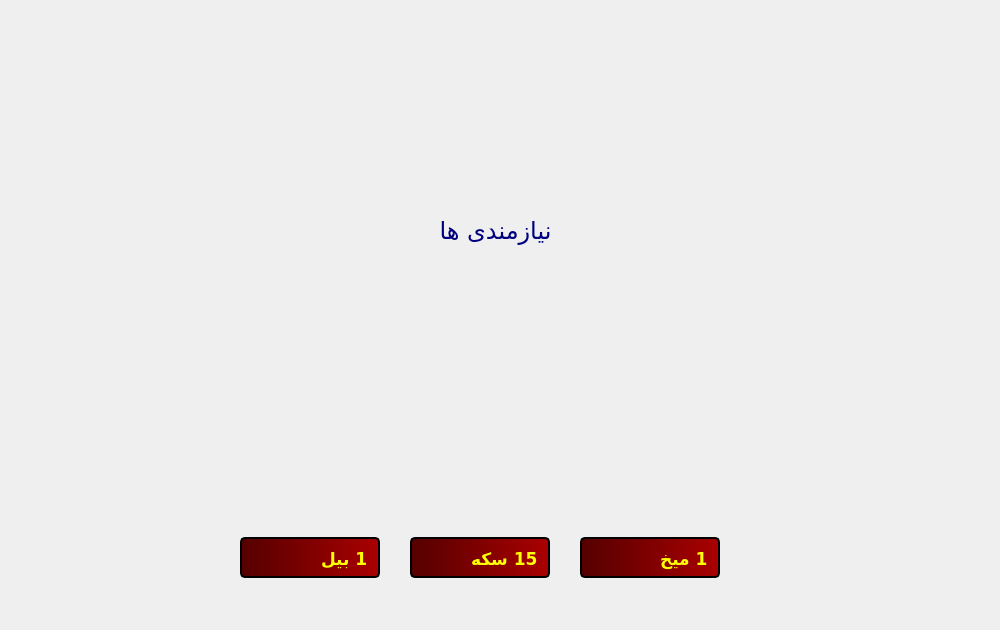
<?xml version="1.0" encoding="UTF-8"?>
<ui version="4.0">
 <class>lockHayFarm</class>
 <widget class="QWidget" name="lockHayFarm">
  <property name="geometry">
   <rect>
    <x>0</x>
    <y>0</y>
    <width>1000</width>
    <height>630</height>
   </rect>
  </property>
  <property name="windowTitle">
   <string>Lavender</string>
  </property>
  <property name="windowIcon">
   <iconset resource="pic.qrc">
    <normaloff>:/tools/otherPic/icon.png</normaloff>:/tools/otherPic/icon.png</iconset>
  </property>
  <property name="styleSheet">
   <string notr="true">QPushButton:pressed{
background-color: transparent;
}</string>
  </property>
  <widget class="QLineEdit" name="coinShow">
   <property name="geometry">
    <rect>
     <x>410</x>
     <y>537</y>
     <width>140</width>
     <height>41</height>
    </rect>
   </property>
   <property name="palette">
    <palette>
     <active>
      <colorrole role="WindowText">
       <brush brushstyle="SolidPattern">
        <color alpha="255">
         <red>255</red>
         <green>255</green>
         <blue>0</blue>
        </color>
       </brush>
      </colorrole>
      <colorrole role="Button">
       <brush brushstyle="LinearGradientPattern">
        <gradient startx="0.000000000000000" starty="0.000000000000000" endx="1.000000000000000" endy="0.000000000000000" type="LinearGradient" spread="ReflectSpread" coordinatemode="ObjectBoundingMode">
         <gradientstop position="0.000000000000000">
          <color alpha="255">
           <red>85</red>
           <green>0</green>
           <blue>0</blue>
          </color>
         </gradientstop>
         <gradientstop position="1.000000000000000">
          <color alpha="255">
           <red>170</red>
           <green>0</green>
           <blue>0</blue>
          </color>
         </gradientstop>
        </gradient>
       </brush>
      </colorrole>
      <colorrole role="Text">
       <brush brushstyle="SolidPattern">
        <color alpha="255">
         <red>255</red>
         <green>255</green>
         <blue>0</blue>
        </color>
       </brush>
      </colorrole>
      <colorrole role="ButtonText">
       <brush brushstyle="SolidPattern">
        <color alpha="255">
         <red>255</red>
         <green>255</green>
         <blue>0</blue>
        </color>
       </brush>
      </colorrole>
      <colorrole role="Base">
       <brush brushstyle="LinearGradientPattern">
        <gradient startx="0.000000000000000" starty="0.000000000000000" endx="1.000000000000000" endy="0.000000000000000" type="LinearGradient" spread="ReflectSpread" coordinatemode="ObjectBoundingMode">
         <gradientstop position="0.000000000000000">
          <color alpha="255">
           <red>85</red>
           <green>0</green>
           <blue>0</blue>
          </color>
         </gradientstop>
         <gradientstop position="1.000000000000000">
          <color alpha="255">
           <red>170</red>
           <green>0</green>
           <blue>0</blue>
          </color>
         </gradientstop>
        </gradient>
       </brush>
      </colorrole>
      <colorrole role="Window">
       <brush brushstyle="LinearGradientPattern">
        <gradient startx="0.000000000000000" starty="0.000000000000000" endx="1.000000000000000" endy="0.000000000000000" type="LinearGradient" spread="ReflectSpread" coordinatemode="ObjectBoundingMode">
         <gradientstop position="0.000000000000000">
          <color alpha="255">
           <red>85</red>
           <green>0</green>
           <blue>0</blue>
          </color>
         </gradientstop>
         <gradientstop position="1.000000000000000">
          <color alpha="255">
           <red>170</red>
           <green>0</green>
           <blue>0</blue>
          </color>
         </gradientstop>
        </gradient>
       </brush>
      </colorrole>
      <colorrole role="PlaceholderText">
       <brush brushstyle="SolidPattern">
        <color alpha="128">
         <red>127</red>
         <green>127</green>
         <blue>127</blue>
        </color>
       </brush>
      </colorrole>
     </active>
     <inactive>
      <colorrole role="WindowText">
       <brush brushstyle="SolidPattern">
        <color alpha="255">
         <red>255</red>
         <green>255</green>
         <blue>0</blue>
        </color>
       </brush>
      </colorrole>
      <colorrole role="Button">
       <brush brushstyle="LinearGradientPattern">
        <gradient startx="0.000000000000000" starty="0.000000000000000" endx="1.000000000000000" endy="0.000000000000000" type="LinearGradient" spread="ReflectSpread" coordinatemode="ObjectBoundingMode">
         <gradientstop position="0.000000000000000">
          <color alpha="255">
           <red>85</red>
           <green>0</green>
           <blue>0</blue>
          </color>
         </gradientstop>
         <gradientstop position="1.000000000000000">
          <color alpha="255">
           <red>170</red>
           <green>0</green>
           <blue>0</blue>
          </color>
         </gradientstop>
        </gradient>
       </brush>
      </colorrole>
      <colorrole role="Text">
       <brush brushstyle="SolidPattern">
        <color alpha="255">
         <red>255</red>
         <green>255</green>
         <blue>0</blue>
        </color>
       </brush>
      </colorrole>
      <colorrole role="ButtonText">
       <brush brushstyle="SolidPattern">
        <color alpha="255">
         <red>255</red>
         <green>255</green>
         <blue>0</blue>
        </color>
       </brush>
      </colorrole>
      <colorrole role="Base">
       <brush brushstyle="LinearGradientPattern">
        <gradient startx="0.000000000000000" starty="0.000000000000000" endx="1.000000000000000" endy="0.000000000000000" type="LinearGradient" spread="ReflectSpread" coordinatemode="ObjectBoundingMode">
         <gradientstop position="0.000000000000000">
          <color alpha="255">
           <red>85</red>
           <green>0</green>
           <blue>0</blue>
          </color>
         </gradientstop>
         <gradientstop position="1.000000000000000">
          <color alpha="255">
           <red>170</red>
           <green>0</green>
           <blue>0</blue>
          </color>
         </gradientstop>
        </gradient>
       </brush>
      </colorrole>
      <colorrole role="Window">
       <brush brushstyle="LinearGradientPattern">
        <gradient startx="0.000000000000000" starty="0.000000000000000" endx="1.000000000000000" endy="0.000000000000000" type="LinearGradient" spread="ReflectSpread" coordinatemode="ObjectBoundingMode">
         <gradientstop position="0.000000000000000">
          <color alpha="255">
           <red>85</red>
           <green>0</green>
           <blue>0</blue>
          </color>
         </gradientstop>
         <gradientstop position="1.000000000000000">
          <color alpha="255">
           <red>170</red>
           <green>0</green>
           <blue>0</blue>
          </color>
         </gradientstop>
        </gradient>
       </brush>
      </colorrole>
      <colorrole role="PlaceholderText">
       <brush brushstyle="SolidPattern">
        <color alpha="128">
         <red>127</red>
         <green>127</green>
         <blue>127</blue>
        </color>
       </brush>
      </colorrole>
     </inactive>
     <disabled>
      <colorrole role="WindowText">
       <brush brushstyle="SolidPattern">
        <color alpha="255">
         <red>255</red>
         <green>255</green>
         <blue>0</blue>
        </color>
       </brush>
      </colorrole>
      <colorrole role="Button">
       <brush brushstyle="LinearGradientPattern">
        <gradient startx="0.000000000000000" starty="0.000000000000000" endx="1.000000000000000" endy="0.000000000000000" type="LinearGradient" spread="ReflectSpread" coordinatemode="ObjectBoundingMode">
         <gradientstop position="0.000000000000000">
          <color alpha="255">
           <red>85</red>
           <green>0</green>
           <blue>0</blue>
          </color>
         </gradientstop>
         <gradientstop position="1.000000000000000">
          <color alpha="255">
           <red>170</red>
           <green>0</green>
           <blue>0</blue>
          </color>
         </gradientstop>
        </gradient>
       </brush>
      </colorrole>
      <colorrole role="Text">
       <brush brushstyle="SolidPattern">
        <color alpha="255">
         <red>255</red>
         <green>255</green>
         <blue>0</blue>
        </color>
       </brush>
      </colorrole>
      <colorrole role="ButtonText">
       <brush brushstyle="SolidPattern">
        <color alpha="255">
         <red>255</red>
         <green>255</green>
         <blue>0</blue>
        </color>
       </brush>
      </colorrole>
      <colorrole role="Base">
       <brush brushstyle="LinearGradientPattern">
        <gradient startx="0.000000000000000" starty="0.000000000000000" endx="1.000000000000000" endy="0.000000000000000" type="LinearGradient" spread="ReflectSpread" coordinatemode="ObjectBoundingMode">
         <gradientstop position="0.000000000000000">
          <color alpha="255">
           <red>85</red>
           <green>0</green>
           <blue>0</blue>
          </color>
         </gradientstop>
         <gradientstop position="1.000000000000000">
          <color alpha="255">
           <red>170</red>
           <green>0</green>
           <blue>0</blue>
          </color>
         </gradientstop>
        </gradient>
       </brush>
      </colorrole>
      <colorrole role="Window">
       <brush brushstyle="LinearGradientPattern">
        <gradient startx="0.000000000000000" starty="0.000000000000000" endx="1.000000000000000" endy="0.000000000000000" type="LinearGradient" spread="ReflectSpread" coordinatemode="ObjectBoundingMode">
         <gradientstop position="0.000000000000000">
          <color alpha="255">
           <red>85</red>
           <green>0</green>
           <blue>0</blue>
          </color>
         </gradientstop>
         <gradientstop position="1.000000000000000">
          <color alpha="255">
           <red>170</red>
           <green>0</green>
           <blue>0</blue>
          </color>
         </gradientstop>
        </gradient>
       </brush>
      </colorrole>
      <colorrole role="PlaceholderText">
       <brush brushstyle="SolidPattern">
        <color alpha="128">
         <red>127</red>
         <green>127</green>
         <blue>127</blue>
        </color>
       </brush>
      </colorrole>
     </disabled>
    </palette>
   </property>
   <property name="font">
    <font>
     <family>B Koodak</family>
     <pointsize>13</pointsize>
     <weight>75</weight>
     <bold>true</bold>
    </font>
   </property>
   <property name="cursor">
    <cursorShape>ArrowCursor</cursorShape>
   </property>
   <property name="focusPolicy">
    <enum>Qt::NoFocus</enum>
   </property>
   <property name="styleSheet">
    <string notr="true">background-color: qlineargradient(spread:reflect, x1:0, y1:0, x2:1, y2:0, stop:0 rgba(85, 0, 0, 255), stop:1 rgba(170, 0, 0, 255));
color: rgb(255, 255, 0);
border:2px solid black;
border-radius:5px;
padding:6px;

</string>
   </property>
   <property name="text">
    <string>15 سکه</string>
   </property>
   <property name="maxLength">
    <number>20</number>
   </property>
   <property name="echoMode">
    <enum>QLineEdit::Normal</enum>
   </property>
   <property name="cursorPosition">
    <number>6</number>
   </property>
   <property name="alignment">
    <set>Qt::AlignLeading|Qt::AlignLeft|Qt::AlignVCenter</set>
   </property>
   <property name="dragEnabled">
    <bool>false</bool>
   </property>
   <property name="readOnly">
    <bool>true</bool>
   </property>
   <property name="cursorMoveStyle">
    <enum>Qt::LogicalMoveStyle</enum>
   </property>
   <property name="clearButtonEnabled">
    <bool>false</bool>
   </property>
  </widget>
  <widget class="QLabel" name="shovelPic">
   <property name="geometry">
    <rect>
     <x>250</x>
     <y>540</y>
     <width>35</width>
     <height>35</height>
    </rect>
   </property>
   <property name="styleSheet">
    <string notr="true">background-color: transparent;</string>
   </property>
   <property name="text">
    <string/>
   </property>
   <property name="pixmap">
    <pixmap resource="pic.qrc">:/storage/otherPic/storage/shovel.png</pixmap>
   </property>
   <property name="scaledContents">
    <bool>true</bool>
   </property>
  </widget>
  <widget class="QLabel" name="coinPic">
   <property name="geometry">
    <rect>
     <x>420</x>
     <y>540</y>
     <width>35</width>
     <height>35</height>
    </rect>
   </property>
   <property name="styleSheet">
    <string notr="true">background-color: transparent;</string>
   </property>
   <property name="text">
    <string/>
   </property>
   <property name="pixmap">
    <pixmap resource="pic.qrc">:/storage/otherPic/storage/coin.png</pixmap>
   </property>
   <property name="scaledContents">
    <bool>true</bool>
   </property>
  </widget>
  <widget class="QLabel" name="nailPic">
   <property name="geometry">
    <rect>
     <x>590</x>
     <y>540</y>
     <width>35</width>
     <height>35</height>
    </rect>
   </property>
   <property name="styleSheet">
    <string notr="true">background-color: transparent;</string>
   </property>
   <property name="text">
    <string/>
   </property>
   <property name="pixmap">
    <pixmap resource="pic.qrc">:/storage/otherPic/storage/nail.png</pixmap>
   </property>
   <property name="scaledContents">
    <bool>true</bool>
   </property>
  </widget>
  <widget class="QLineEdit" name="shovelShow">
   <property name="geometry">
    <rect>
     <x>240</x>
     <y>537</y>
     <width>140</width>
     <height>41</height>
    </rect>
   </property>
   <property name="palette">
    <palette>
     <active>
      <colorrole role="WindowText">
       <brush brushstyle="SolidPattern">
        <color alpha="255">
         <red>255</red>
         <green>255</green>
         <blue>0</blue>
        </color>
       </brush>
      </colorrole>
      <colorrole role="Button">
       <brush brushstyle="LinearGradientPattern">
        <gradient startx="0.000000000000000" starty="0.000000000000000" endx="1.000000000000000" endy="0.000000000000000" type="LinearGradient" spread="ReflectSpread" coordinatemode="ObjectBoundingMode">
         <gradientstop position="0.000000000000000">
          <color alpha="255">
           <red>85</red>
           <green>0</green>
           <blue>0</blue>
          </color>
         </gradientstop>
         <gradientstop position="1.000000000000000">
          <color alpha="255">
           <red>170</red>
           <green>0</green>
           <blue>0</blue>
          </color>
         </gradientstop>
        </gradient>
       </brush>
      </colorrole>
      <colorrole role="Text">
       <brush brushstyle="SolidPattern">
        <color alpha="255">
         <red>255</red>
         <green>255</green>
         <blue>0</blue>
        </color>
       </brush>
      </colorrole>
      <colorrole role="ButtonText">
       <brush brushstyle="SolidPattern">
        <color alpha="255">
         <red>255</red>
         <green>255</green>
         <blue>0</blue>
        </color>
       </brush>
      </colorrole>
      <colorrole role="Base">
       <brush brushstyle="LinearGradientPattern">
        <gradient startx="0.000000000000000" starty="0.000000000000000" endx="1.000000000000000" endy="0.000000000000000" type="LinearGradient" spread="ReflectSpread" coordinatemode="ObjectBoundingMode">
         <gradientstop position="0.000000000000000">
          <color alpha="255">
           <red>85</red>
           <green>0</green>
           <blue>0</blue>
          </color>
         </gradientstop>
         <gradientstop position="1.000000000000000">
          <color alpha="255">
           <red>170</red>
           <green>0</green>
           <blue>0</blue>
          </color>
         </gradientstop>
        </gradient>
       </brush>
      </colorrole>
      <colorrole role="Window">
       <brush brushstyle="LinearGradientPattern">
        <gradient startx="0.000000000000000" starty="0.000000000000000" endx="1.000000000000000" endy="0.000000000000000" type="LinearGradient" spread="ReflectSpread" coordinatemode="ObjectBoundingMode">
         <gradientstop position="0.000000000000000">
          <color alpha="255">
           <red>85</red>
           <green>0</green>
           <blue>0</blue>
          </color>
         </gradientstop>
         <gradientstop position="1.000000000000000">
          <color alpha="255">
           <red>170</red>
           <green>0</green>
           <blue>0</blue>
          </color>
         </gradientstop>
        </gradient>
       </brush>
      </colorrole>
      <colorrole role="PlaceholderText">
       <brush brushstyle="SolidPattern">
        <color alpha="128">
         <red>127</red>
         <green>127</green>
         <blue>127</blue>
        </color>
       </brush>
      </colorrole>
     </active>
     <inactive>
      <colorrole role="WindowText">
       <brush brushstyle="SolidPattern">
        <color alpha="255">
         <red>255</red>
         <green>255</green>
         <blue>0</blue>
        </color>
       </brush>
      </colorrole>
      <colorrole role="Button">
       <brush brushstyle="LinearGradientPattern">
        <gradient startx="0.000000000000000" starty="0.000000000000000" endx="1.000000000000000" endy="0.000000000000000" type="LinearGradient" spread="ReflectSpread" coordinatemode="ObjectBoundingMode">
         <gradientstop position="0.000000000000000">
          <color alpha="255">
           <red>85</red>
           <green>0</green>
           <blue>0</blue>
          </color>
         </gradientstop>
         <gradientstop position="1.000000000000000">
          <color alpha="255">
           <red>170</red>
           <green>0</green>
           <blue>0</blue>
          </color>
         </gradientstop>
        </gradient>
       </brush>
      </colorrole>
      <colorrole role="Text">
       <brush brushstyle="SolidPattern">
        <color alpha="255">
         <red>255</red>
         <green>255</green>
         <blue>0</blue>
        </color>
       </brush>
      </colorrole>
      <colorrole role="ButtonText">
       <brush brushstyle="SolidPattern">
        <color alpha="255">
         <red>255</red>
         <green>255</green>
         <blue>0</blue>
        </color>
       </brush>
      </colorrole>
      <colorrole role="Base">
       <brush brushstyle="LinearGradientPattern">
        <gradient startx="0.000000000000000" starty="0.000000000000000" endx="1.000000000000000" endy="0.000000000000000" type="LinearGradient" spread="ReflectSpread" coordinatemode="ObjectBoundingMode">
         <gradientstop position="0.000000000000000">
          <color alpha="255">
           <red>85</red>
           <green>0</green>
           <blue>0</blue>
          </color>
         </gradientstop>
         <gradientstop position="1.000000000000000">
          <color alpha="255">
           <red>170</red>
           <green>0</green>
           <blue>0</blue>
          </color>
         </gradientstop>
        </gradient>
       </brush>
      </colorrole>
      <colorrole role="Window">
       <brush brushstyle="LinearGradientPattern">
        <gradient startx="0.000000000000000" starty="0.000000000000000" endx="1.000000000000000" endy="0.000000000000000" type="LinearGradient" spread="ReflectSpread" coordinatemode="ObjectBoundingMode">
         <gradientstop position="0.000000000000000">
          <color alpha="255">
           <red>85</red>
           <green>0</green>
           <blue>0</blue>
          </color>
         </gradientstop>
         <gradientstop position="1.000000000000000">
          <color alpha="255">
           <red>170</red>
           <green>0</green>
           <blue>0</blue>
          </color>
         </gradientstop>
        </gradient>
       </brush>
      </colorrole>
      <colorrole role="PlaceholderText">
       <brush brushstyle="SolidPattern">
        <color alpha="128">
         <red>127</red>
         <green>127</green>
         <blue>127</blue>
        </color>
       </brush>
      </colorrole>
     </inactive>
     <disabled>
      <colorrole role="WindowText">
       <brush brushstyle="SolidPattern">
        <color alpha="255">
         <red>255</red>
         <green>255</green>
         <blue>0</blue>
        </color>
       </brush>
      </colorrole>
      <colorrole role="Button">
       <brush brushstyle="LinearGradientPattern">
        <gradient startx="0.000000000000000" starty="0.000000000000000" endx="1.000000000000000" endy="0.000000000000000" type="LinearGradient" spread="ReflectSpread" coordinatemode="ObjectBoundingMode">
         <gradientstop position="0.000000000000000">
          <color alpha="255">
           <red>85</red>
           <green>0</green>
           <blue>0</blue>
          </color>
         </gradientstop>
         <gradientstop position="1.000000000000000">
          <color alpha="255">
           <red>170</red>
           <green>0</green>
           <blue>0</blue>
          </color>
         </gradientstop>
        </gradient>
       </brush>
      </colorrole>
      <colorrole role="Text">
       <brush brushstyle="SolidPattern">
        <color alpha="255">
         <red>255</red>
         <green>255</green>
         <blue>0</blue>
        </color>
       </brush>
      </colorrole>
      <colorrole role="ButtonText">
       <brush brushstyle="SolidPattern">
        <color alpha="255">
         <red>255</red>
         <green>255</green>
         <blue>0</blue>
        </color>
       </brush>
      </colorrole>
      <colorrole role="Base">
       <brush brushstyle="LinearGradientPattern">
        <gradient startx="0.000000000000000" starty="0.000000000000000" endx="1.000000000000000" endy="0.000000000000000" type="LinearGradient" spread="ReflectSpread" coordinatemode="ObjectBoundingMode">
         <gradientstop position="0.000000000000000">
          <color alpha="255">
           <red>85</red>
           <green>0</green>
           <blue>0</blue>
          </color>
         </gradientstop>
         <gradientstop position="1.000000000000000">
          <color alpha="255">
           <red>170</red>
           <green>0</green>
           <blue>0</blue>
          </color>
         </gradientstop>
        </gradient>
       </brush>
      </colorrole>
      <colorrole role="Window">
       <brush brushstyle="LinearGradientPattern">
        <gradient startx="0.000000000000000" starty="0.000000000000000" endx="1.000000000000000" endy="0.000000000000000" type="LinearGradient" spread="ReflectSpread" coordinatemode="ObjectBoundingMode">
         <gradientstop position="0.000000000000000">
          <color alpha="255">
           <red>85</red>
           <green>0</green>
           <blue>0</blue>
          </color>
         </gradientstop>
         <gradientstop position="1.000000000000000">
          <color alpha="255">
           <red>170</red>
           <green>0</green>
           <blue>0</blue>
          </color>
         </gradientstop>
        </gradient>
       </brush>
      </colorrole>
      <colorrole role="PlaceholderText">
       <brush brushstyle="SolidPattern">
        <color alpha="128">
         <red>127</red>
         <green>127</green>
         <blue>127</blue>
        </color>
       </brush>
      </colorrole>
     </disabled>
    </palette>
   </property>
   <property name="font">
    <font>
     <family>B Koodak</family>
     <pointsize>13</pointsize>
     <weight>75</weight>
     <bold>true</bold>
    </font>
   </property>
   <property name="cursor">
    <cursorShape>ArrowCursor</cursorShape>
   </property>
   <property name="focusPolicy">
    <enum>Qt::NoFocus</enum>
   </property>
   <property name="styleSheet">
    <string notr="true">background-color: qlineargradient(spread:reflect, x1:0, y1:0, x2:1, y2:0, stop:0 rgba(85, 0, 0, 255), stop:1 rgba(170, 0, 0, 255));
color: rgb(255, 255, 0);
border:2px solid black;
border-radius:5px;
padding:6px;

</string>
   </property>
   <property name="text">
    <string>1 بیل</string>
   </property>
   <property name="maxLength">
    <number>30</number>
   </property>
   <property name="echoMode">
    <enum>QLineEdit::Normal</enum>
   </property>
   <property name="cursorPosition">
    <number>5</number>
   </property>
   <property name="alignment">
    <set>Qt::AlignLeading|Qt::AlignLeft|Qt::AlignVCenter</set>
   </property>
   <property name="dragEnabled">
    <bool>false</bool>
   </property>
   <property name="readOnly">
    <bool>true</bool>
   </property>
   <property name="cursorMoveStyle">
    <enum>Qt::LogicalMoveStyle</enum>
   </property>
   <property name="clearButtonEnabled">
    <bool>false</bool>
   </property>
  </widget>
  <widget class="QLabel" name="pic">
   <property name="geometry">
    <rect>
     <x>0</x>
     <y>0</y>
     <width>1000</width>
     <height>630</height>
    </rect>
   </property>
   <property name="text">
    <string/>
   </property>
   <property name="pixmap">
    <pixmap resource="pic.qrc">:/product/otherPic/product/unlockHay.jpg</pixmap>
   </property>
   <property name="scaledContents">
    <bool>true</bool>
   </property>
  </widget>
  <widget class="QLineEdit" name="nailShow">
   <property name="geometry">
    <rect>
     <x>580</x>
     <y>537</y>
     <width>140</width>
     <height>41</height>
    </rect>
   </property>
   <property name="palette">
    <palette>
     <active>
      <colorrole role="WindowText">
       <brush brushstyle="SolidPattern">
        <color alpha="255">
         <red>255</red>
         <green>255</green>
         <blue>0</blue>
        </color>
       </brush>
      </colorrole>
      <colorrole role="Button">
       <brush brushstyle="LinearGradientPattern">
        <gradient startx="0.000000000000000" starty="0.000000000000000" endx="1.000000000000000" endy="0.000000000000000" type="LinearGradient" spread="ReflectSpread" coordinatemode="ObjectBoundingMode">
         <gradientstop position="0.000000000000000">
          <color alpha="255">
           <red>85</red>
           <green>0</green>
           <blue>0</blue>
          </color>
         </gradientstop>
         <gradientstop position="1.000000000000000">
          <color alpha="255">
           <red>170</red>
           <green>0</green>
           <blue>0</blue>
          </color>
         </gradientstop>
        </gradient>
       </brush>
      </colorrole>
      <colorrole role="Text">
       <brush brushstyle="SolidPattern">
        <color alpha="255">
         <red>255</red>
         <green>255</green>
         <blue>0</blue>
        </color>
       </brush>
      </colorrole>
      <colorrole role="ButtonText">
       <brush brushstyle="SolidPattern">
        <color alpha="255">
         <red>255</red>
         <green>255</green>
         <blue>0</blue>
        </color>
       </brush>
      </colorrole>
      <colorrole role="Base">
       <brush brushstyle="LinearGradientPattern">
        <gradient startx="0.000000000000000" starty="0.000000000000000" endx="1.000000000000000" endy="0.000000000000000" type="LinearGradient" spread="ReflectSpread" coordinatemode="ObjectBoundingMode">
         <gradientstop position="0.000000000000000">
          <color alpha="255">
           <red>85</red>
           <green>0</green>
           <blue>0</blue>
          </color>
         </gradientstop>
         <gradientstop position="1.000000000000000">
          <color alpha="255">
           <red>170</red>
           <green>0</green>
           <blue>0</blue>
          </color>
         </gradientstop>
        </gradient>
       </brush>
      </colorrole>
      <colorrole role="Window">
       <brush brushstyle="LinearGradientPattern">
        <gradient startx="0.000000000000000" starty="0.000000000000000" endx="1.000000000000000" endy="0.000000000000000" type="LinearGradient" spread="ReflectSpread" coordinatemode="ObjectBoundingMode">
         <gradientstop position="0.000000000000000">
          <color alpha="255">
           <red>85</red>
           <green>0</green>
           <blue>0</blue>
          </color>
         </gradientstop>
         <gradientstop position="1.000000000000000">
          <color alpha="255">
           <red>170</red>
           <green>0</green>
           <blue>0</blue>
          </color>
         </gradientstop>
        </gradient>
       </brush>
      </colorrole>
      <colorrole role="PlaceholderText">
       <brush brushstyle="SolidPattern">
        <color alpha="128">
         <red>127</red>
         <green>127</green>
         <blue>127</blue>
        </color>
       </brush>
      </colorrole>
     </active>
     <inactive>
      <colorrole role="WindowText">
       <brush brushstyle="SolidPattern">
        <color alpha="255">
         <red>255</red>
         <green>255</green>
         <blue>0</blue>
        </color>
       </brush>
      </colorrole>
      <colorrole role="Button">
       <brush brushstyle="LinearGradientPattern">
        <gradient startx="0.000000000000000" starty="0.000000000000000" endx="1.000000000000000" endy="0.000000000000000" type="LinearGradient" spread="ReflectSpread" coordinatemode="ObjectBoundingMode">
         <gradientstop position="0.000000000000000">
          <color alpha="255">
           <red>85</red>
           <green>0</green>
           <blue>0</blue>
          </color>
         </gradientstop>
         <gradientstop position="1.000000000000000">
          <color alpha="255">
           <red>170</red>
           <green>0</green>
           <blue>0</blue>
          </color>
         </gradientstop>
        </gradient>
       </brush>
      </colorrole>
      <colorrole role="Text">
       <brush brushstyle="SolidPattern">
        <color alpha="255">
         <red>255</red>
         <green>255</green>
         <blue>0</blue>
        </color>
       </brush>
      </colorrole>
      <colorrole role="ButtonText">
       <brush brushstyle="SolidPattern">
        <color alpha="255">
         <red>255</red>
         <green>255</green>
         <blue>0</blue>
        </color>
       </brush>
      </colorrole>
      <colorrole role="Base">
       <brush brushstyle="LinearGradientPattern">
        <gradient startx="0.000000000000000" starty="0.000000000000000" endx="1.000000000000000" endy="0.000000000000000" type="LinearGradient" spread="ReflectSpread" coordinatemode="ObjectBoundingMode">
         <gradientstop position="0.000000000000000">
          <color alpha="255">
           <red>85</red>
           <green>0</green>
           <blue>0</blue>
          </color>
         </gradientstop>
         <gradientstop position="1.000000000000000">
          <color alpha="255">
           <red>170</red>
           <green>0</green>
           <blue>0</blue>
          </color>
         </gradientstop>
        </gradient>
       </brush>
      </colorrole>
      <colorrole role="Window">
       <brush brushstyle="LinearGradientPattern">
        <gradient startx="0.000000000000000" starty="0.000000000000000" endx="1.000000000000000" endy="0.000000000000000" type="LinearGradient" spread="ReflectSpread" coordinatemode="ObjectBoundingMode">
         <gradientstop position="0.000000000000000">
          <color alpha="255">
           <red>85</red>
           <green>0</green>
           <blue>0</blue>
          </color>
         </gradientstop>
         <gradientstop position="1.000000000000000">
          <color alpha="255">
           <red>170</red>
           <green>0</green>
           <blue>0</blue>
          </color>
         </gradientstop>
        </gradient>
       </brush>
      </colorrole>
      <colorrole role="PlaceholderText">
       <brush brushstyle="SolidPattern">
        <color alpha="128">
         <red>127</red>
         <green>127</green>
         <blue>127</blue>
        </color>
       </brush>
      </colorrole>
     </inactive>
     <disabled>
      <colorrole role="WindowText">
       <brush brushstyle="SolidPattern">
        <color alpha="255">
         <red>255</red>
         <green>255</green>
         <blue>0</blue>
        </color>
       </brush>
      </colorrole>
      <colorrole role="Button">
       <brush brushstyle="LinearGradientPattern">
        <gradient startx="0.000000000000000" starty="0.000000000000000" endx="1.000000000000000" endy="0.000000000000000" type="LinearGradient" spread="ReflectSpread" coordinatemode="ObjectBoundingMode">
         <gradientstop position="0.000000000000000">
          <color alpha="255">
           <red>85</red>
           <green>0</green>
           <blue>0</blue>
          </color>
         </gradientstop>
         <gradientstop position="1.000000000000000">
          <color alpha="255">
           <red>170</red>
           <green>0</green>
           <blue>0</blue>
          </color>
         </gradientstop>
        </gradient>
       </brush>
      </colorrole>
      <colorrole role="Text">
       <brush brushstyle="SolidPattern">
        <color alpha="255">
         <red>255</red>
         <green>255</green>
         <blue>0</blue>
        </color>
       </brush>
      </colorrole>
      <colorrole role="ButtonText">
       <brush brushstyle="SolidPattern">
        <color alpha="255">
         <red>255</red>
         <green>255</green>
         <blue>0</blue>
        </color>
       </brush>
      </colorrole>
      <colorrole role="Base">
       <brush brushstyle="LinearGradientPattern">
        <gradient startx="0.000000000000000" starty="0.000000000000000" endx="1.000000000000000" endy="0.000000000000000" type="LinearGradient" spread="ReflectSpread" coordinatemode="ObjectBoundingMode">
         <gradientstop position="0.000000000000000">
          <color alpha="255">
           <red>85</red>
           <green>0</green>
           <blue>0</blue>
          </color>
         </gradientstop>
         <gradientstop position="1.000000000000000">
          <color alpha="255">
           <red>170</red>
           <green>0</green>
           <blue>0</blue>
          </color>
         </gradientstop>
        </gradient>
       </brush>
      </colorrole>
      <colorrole role="Window">
       <brush brushstyle="LinearGradientPattern">
        <gradient startx="0.000000000000000" starty="0.000000000000000" endx="1.000000000000000" endy="0.000000000000000" type="LinearGradient" spread="ReflectSpread" coordinatemode="ObjectBoundingMode">
         <gradientstop position="0.000000000000000">
          <color alpha="255">
           <red>85</red>
           <green>0</green>
           <blue>0</blue>
          </color>
         </gradientstop>
         <gradientstop position="1.000000000000000">
          <color alpha="255">
           <red>170</red>
           <green>0</green>
           <blue>0</blue>
          </color>
         </gradientstop>
        </gradient>
       </brush>
      </colorrole>
      <colorrole role="PlaceholderText">
       <brush brushstyle="SolidPattern">
        <color alpha="128">
         <red>127</red>
         <green>127</green>
         <blue>127</blue>
        </color>
       </brush>
      </colorrole>
     </disabled>
    </palette>
   </property>
   <property name="font">
    <font>
     <family>B Koodak</family>
     <pointsize>13</pointsize>
     <weight>75</weight>
     <bold>true</bold>
    </font>
   </property>
   <property name="cursor">
    <cursorShape>ArrowCursor</cursorShape>
   </property>
   <property name="focusPolicy">
    <enum>Qt::NoFocus</enum>
   </property>
   <property name="styleSheet">
    <string notr="true">background-color: qlineargradient(spread:reflect, x1:0, y1:0, x2:1, y2:0, stop:0 rgba(85, 0, 0, 255), stop:1 rgba(170, 0, 0, 255));
color: rgb(255, 255, 0);
border:2px solid black;
border-radius:5px;
padding:6px;

</string>
   </property>
   <property name="text">
    <string>1 میخ</string>
   </property>
   <property name="maxLength">
    <number>20</number>
   </property>
   <property name="echoMode">
    <enum>QLineEdit::Normal</enum>
   </property>
   <property name="cursorPosition">
    <number>5</number>
   </property>
   <property name="alignment">
    <set>Qt::AlignLeading|Qt::AlignLeft|Qt::AlignVCenter</set>
   </property>
   <property name="dragEnabled">
    <bool>false</bool>
   </property>
   <property name="readOnly">
    <bool>true</bool>
   </property>
   <property name="cursorMoveStyle">
    <enum>Qt::LogicalMoveStyle</enum>
   </property>
   <property name="clearButtonEnabled">
    <bool>false</bool>
   </property>
  </widget>
  <widget class="QPushButton" name="unlock">
   <property name="geometry">
    <rect>
     <x>460</x>
     <y>300</y>
     <width>131</width>
     <height>121</height>
    </rect>
   </property>
   <property name="cursor">
    <cursorShape>PointingHandCursor</cursorShape>
   </property>
   <property name="styleSheet">
    <string notr="true">QPushButton:pressed{
	background-color: transparent;
}
</string>
   </property>
   <property name="text">
    <string/>
   </property>
   <property name="icon">
    <iconset resource="pic.qrc">
     <normaloff>:/tools/otherPic/padlock.png</normaloff>:/tools/otherPic/padlock.png</iconset>
   </property>
   <property name="iconSize">
    <size>
     <width>100</width>
     <height>100</height>
    </size>
   </property>
   <property name="autoDefault">
    <bool>false</bool>
   </property>
   <property name="flat">
    <bool>true</bool>
   </property>
  </widget>
  <widget class="QPushButton" name="door">
   <property name="geometry">
    <rect>
     <x>30</x>
     <y>500</y>
     <width>91</width>
     <height>111</height>
    </rect>
   </property>
   <property name="cursor">
    <cursorShape>PointingHandCursor</cursorShape>
   </property>
   <property name="styleSheet">
    <string notr="true">QPushButton:hover{
	image: url(:/animal/otherPic/animals/doorOpen.png);
}
QPushButton{
	image: url(:/animal/otherPic/animals/doorClose.png);
}
</string>
   </property>
   <property name="text">
    <string/>
   </property>
   <property name="iconSize">
    <size>
     <width>100</width>
     <height>100</height>
    </size>
   </property>
   <property name="flat">
    <bool>true</bool>
   </property>
  </widget>
  <widget class="QLabel" name="label">
   <property name="geometry">
    <rect>
     <x>420</x>
     <y>200</y>
     <width>151</width>
     <height>61</height>
    </rect>
   </property>
   <property name="font">
    <font>
     <family>B Morvarid</family>
     <pointsize>18</pointsize>
    </font>
   </property>
   <property name="styleSheet">
    <string notr="true">background-color: transparent;
color: rgb(0, 0, 127);</string>
   </property>
   <property name="text">
    <string>نیازمندی ها</string>
   </property>
   <property name="alignment">
    <set>Qt::AlignCenter</set>
   </property>
  </widget>
  <zorder>pic</zorder>
  <zorder>unlock</zorder>
  <zorder>shovelShow</zorder>
  <zorder>shovelPic</zorder>
  <zorder>nailShow</zorder>
  <zorder>nailPic</zorder>
  <zorder>door</zorder>
  <zorder>label</zorder>
  <zorder>coinShow</zorder>
  <zorder>coinPic</zorder>
 </widget>
 <resources>
  <include location="pic.qrc"/>
 </resources>
 <connections/>
</ui>
